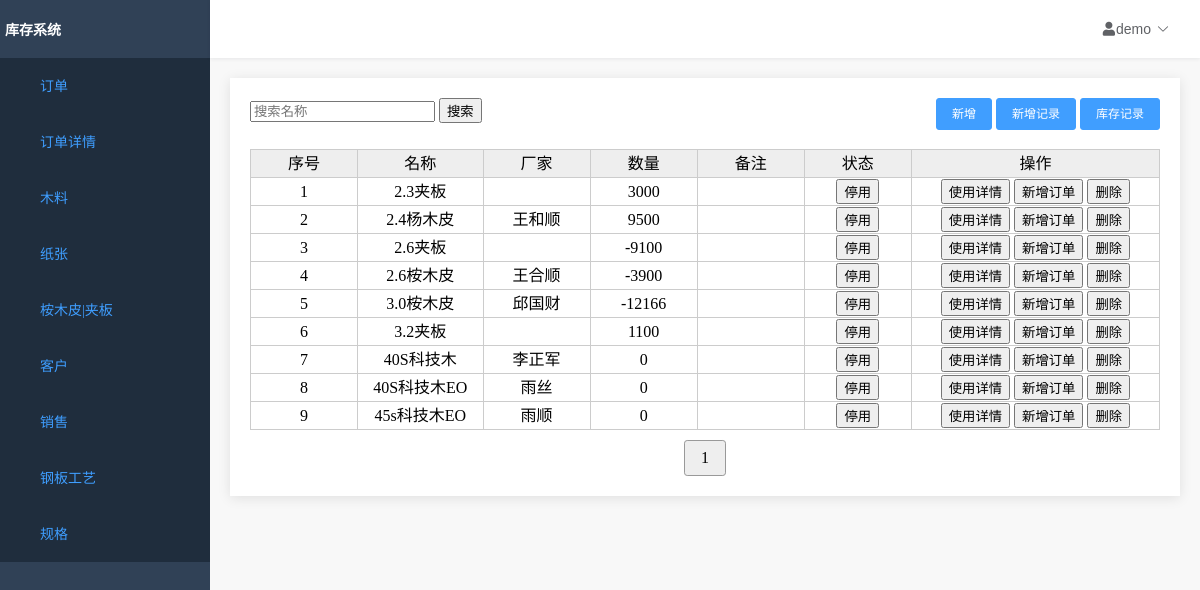
Page /home/skin/list/ on the committed database.
### skin/models.py (models this page shows, shortened)
class SkinModel(models.Model):
    id = models.AutoField(primary_key=True)
    name = models.TextField('名称', max_length=64, unique=True, null=False)
    factory = models.TextField('厂家', max_length=64, default="")
    count = models.IntegerField('数量', default=0)
    note = models.TextField('备注', max_length=256, default='')
    enable = models.BooleanField(
        '是否使用', default=True, blank=False, null=False)
    created_time = models.DateTimeField('创建时间', default=now)
    last_mod_time = models.DateTimeField('修改时间', auto_now=True)
    objects = models.manager

### skin/views.py (the view)
# urls.py: path('list/', views.SkinListView.as_view(), name='skin_list'),
class SkinListView(ListView):
    paginate_by = 15
    model = SkinModel
    template_name = 'skinlist.html'
    context_object_name = 'object_list'
    def get_queryset(self):
        q = Q()
        name = self.request.GET.get('name')
        if name:
            q.add(Q(name__contains=name), Q.AND)
        return SkinModel.objects.filter(q).order_by('name')
    def get_context_data(self, **kwargs):
        context = super(SkinListView, self).get_context_data(**kwargs)
        return context

### InventorySystem/context_processor.py (called while the page is built)
def nav_list(request):
    func_list = []
    func_list.append(('订单', '/home/order/head/list'))
    func_list.append(('订单详情', '/home/order/list'))
    func_list.append(('木料', '/home/wood/list'))
    func_list.append(('纸张', '/home/paper/list'))
    func_list.append(('桉木皮|夹板', '/home/skin/list'))
    func_list.append(('客户', '/home/customer/list'))
    func_list.append(['销售', '/home/salesman/list'])
    func_list.append(('钢板工艺', '/home/process/technology/list'))
    func_list.append(('规格', '/home/process/specification/list'))
    return locals()

### templates/skinlist.html (shortened to what this page needs)
{% extends 'table.html' %}
{% block table %}
<div>
    <div class="top_tool_bar">
        <form method="get">
            <input type="text" name="name" placeholder="搜索名称">
            <button type="submit">
                <span>搜索</span>
            </button>
        </form>
        <div class="right_buttons">
            <a href="/home/skin/add">
                <button type="button">
                    <span>新增</span>
                </button>
            </a>
            <a href="/home/skin/form/add">
                <button type="button">
                    <span>新增记录</span>
                </button>
            </a>
            <a href="/home/skin/form/list">
                <button type="button">
                    <span>库存记录</span>
                </button>
            </a>
        </div>
    </div>
    <div class="results">
        <table id="result_list">
            <thead>
            <th scope="col" class="sortable column-id">序号</th>
            <th scope="col" class="sortable column-name">名称</th>
            <th scope="col" class="sortable column-name">厂家</th>
            <th scope="col" class="sortable column-name">数量</th>
            <th scope="col" class="sortable column-name">备注</th>
            <th scope="col">状态</th>
            <th scope="col">操作</th>
            </thead>
            {% for obj in object_list %}
            <tr>
                <td>{{ forloop.counter }}</td>
                <td>{{obj.name}}</td>
                <td>{{obj.factory}}</td>
                <td>{{obj.count}}</td>
                <td>{{obj.note}}</td>
                <td>
                    <a href="/home/skin/enable?id={{ obj.id }}">
                        {% if obj.enable %}
                        <input type="button" value="停用">
                        {% else %}
                        <input type="button" value="已停用">
                        {% endif %}
                    </a>
                <td>
                    <a href="/home/skin/form/list?id={{ obj.id }}">
                        <input type="button" value="使用详情">
                    </a>
                    <a href="/home/skin/form/add?id={{ obj.id }}">
                        <input type="button" value="新增订单">
                    </a>
                    <a href="/home/skin/del?id={{ obj.id }}">
                        <input type="button" value="删除">
                    </a>
                </td>
            </tr>
            {% endfor %}
        </table>
    </div>
</div>
{% endblock %}

### static/css/base.css (style rules this page uses)
a:link, a:visited { color: #3f9eff; text-decoration: none; }
td, th { vertical-align: inherit; border-bottom: none; }
body, #container { background-color: #f1f1f1; }

### static/css/index.css (style rules this page uses)
html, body { padding: 0px; margin: 0px; background-color: #f8f8f8; height: 100%; overflow: hidden; }

### templates/table.html (style rules this page uses)
table { width: 100%; background: #ccc; margin: 10px auto; white-space:nowrap; border-collapse: collapse; }
th,td { height: 25px; line-height: 25px; text-align: center; border: 1px solid #ccc; }
th { background: #eee; font-weight: normal; }
td { min-width:80px; max-width:100%; }
tr { background: #fff; }
td a { color: #06f; text-decoration: none; }
.top_tool_bar { display:flex; flex-flow: row; }
.right_buttons { margin-left:auto }
.right_buttons button { background-color: #409EFF; color: #fff; padding: 9px 15px; font-size: 12px; border-radius: 3px; line-height: 1; border: 1px solid #409EFF; }

### rows in the picture
SkinModel: name "2.3夹板", count "3000"
SkinModel: name "2.4杨木皮", factory "王和顺", count "9500"
SkinModel: name "2.6夹板", count "-9100"
SkinModel: name "2.6桉木皮", factory "王合顺", count "-3900"
SkinModel: name "3.0桉木皮", factory "邱国财", count "-12166"
SkinModel: name "3.2夹板", count "1100"
SkinModel: name "40S科技木", factory "李正军", count "0"
SkinModel: name "40S科技木EO", factory "雨丝", count "0"
SkinModel: name "45s科技木EO", factory "雨顺", count "0"

### other values in the picture
{{ func.0 }} "订单" "订单详情" "木料" "纸张" "桉木皮|夹板" "客户" "销售" "钢板工艺" "规格"
{{ page }} "1"
